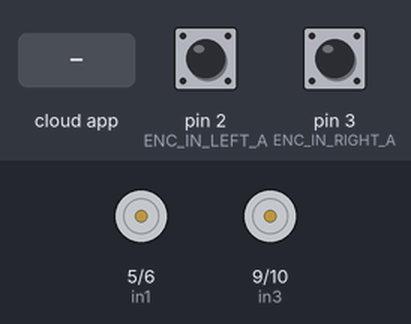
A sketch run on a simulated Arduino Uno, built with avr-gcc and run on an emulated ATmega328P. Shown: motor-driver pin pairs drawn as motors (green arrow = first pin HIGH = forward, orange = second pin HIGH = backward, longer = more drive). Inputs (shaded band) come from the test bench; at power-on: pin 2 (ENC_IN_LEFT_A) HIGH, pin 3 (ENC_IN_RIGHT_A) HIGH. The ROS host is connected and sends only what is stated.

Above: at 1.2 s.
1.3 s: the phone or cloud app sets linear.x to -100
At 2.0 s:
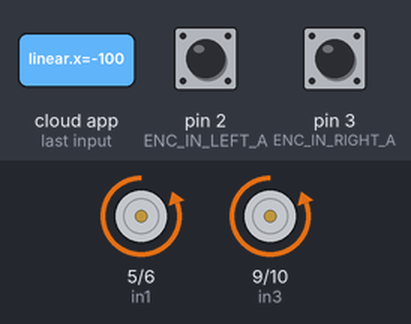
2.8 s: the phone or cloud app sets linear.x to 100
At 4.0 s:
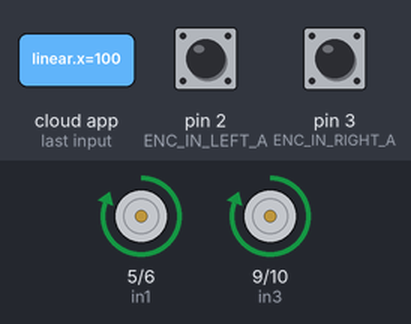
Timing chart, 0 to 5.8 s (numbered marks = the images above; inputs shaded):
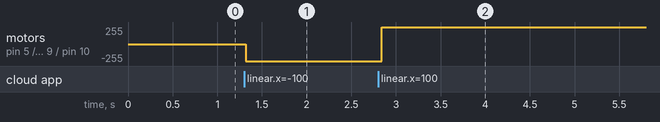

The sketch:

tick_counter.ino
```cpp
#include <ros.h>
#include <std_msgs/Int16.h>
#include <geometry_msgs/Twist.h>

ros::NodeHandle nh;

// Encoder output to Arduino Interrupt pin. Tracks the tick count.
#define ENC_IN_LEFT_A 2
#define ENC_IN_RIGHT_A 3

// Other encoder output to Arduino to keep track of wheel direction
// Tracks the direction of rotation.
#define ENC_IN_LEFT_B 4
#define ENC_IN_RIGHT_B 8

#define in1 5
#define in2 6

#define in3 9
#define in4 10

#define MAX_SPEED 255

#define WHEEL_DISTANCE 0.201
#define mps_ticks 224.299082191

float left_speed_setpoint = 0;
float right_speed_setpoint = 0;

float left_speed_actual = 0;
float right_speed_actual = 0;

// True = Forward; False = Reverse
boolean Direction_left = true;
boolean Direction_right = true;

// Minumum and maximum values for 16-bit integers
const long encoder_minimum = -32768;
const long encoder_maximum = 32768;


// One-second interval for measurements
int interval = 100;
long previousMillis = 0;
long currentMillis = 0;


// PID Parameter

double Kp = 10.0; // Proportional gain
double Ki = 0.0001; // Integral gain
double Kd = 0.001; // Derivative gain

double integral_left, integral_right, prev_error_left, prev_error_right;


std_msgs::Int16 right_wheel_tick_count;
std_msgs::Int16 left_wheel_tick_count;

// Increment the number of ticks
void right_wheel_tick() {

  // Read the value for the encoder for the right wheel
  int val = digitalRead(ENC_IN_RIGHT_B);

  if(val == LOW) {
    Direction_right = false; // Reverse
  }
  else {
    Direction_right = true; // Forward
  }

  if (Direction_right) {

    if (right_wheel_tick_count.data == encoder_maximum) {
      right_wheel_tick_count.data = encoder_minimum;
    }
    else {
      right_wheel_tick_count.data++;
    }
  }
  else {
    if (right_wheel_tick_count.data == encoder_minimum) {
      right_wheel_tick_count.data = encoder_maximum;
    }
    else {
      right_wheel_tick_count.data--;
    }
  }
}


// Increment the number of ticks
void left_wheel_tick() {

  // Read the value for the encoder for the left wheel
  int val = digitalRead(ENC_IN_LEFT_B);

  if(val == LOW) {
    Direction_left = true; // Reverse
  }
  else {
    Direction_left = false; // Forward
  }

  if (Direction_left) {
    if (left_wheel_tick_count.data == encoder_maximum) {
      left_wheel_tick_count.data = encoder_minimum;
    }
    else {
      left_wheel_tick_count.data++;
    }
  }
  else {
    if (left_wheel_tick_count.data == encoder_minimum) {
      left_wheel_tick_count.data = encoder_maximum;
    }
    else {
      left_wheel_tick_count.data--;
    }
  }
}


// MOTOR CONTROL FUNCTION

void cmdVelCallback(const geometry_msgs::Twist &msg)
{

  float linearVel = msg.linear.x;
  float angularVel = msg.angular.z;

  // Calculate motor speeds based on the robot's wheel distance
  left_speed_setpoint = (linearVel - (WHEEL_DISTANCE * angularVel) / 2)*mps_ticks;
  right_speed_setpoint = (linearVel + (WHEEL_DISTANCE * angularVel) / 2)*mps_ticks;

}


void setLeftMotorSpeed(int speed)
{
  if (speed > 0)
  {
    digitalWrite(in1, HIGH);
    digitalWrite(in2, LOW);
    if (speed > MAX_SPEED) speed = MAX_SPEED;
    analogWrite(in1, speed);
  }
  else if (speed < 0)
  {
    speed = -speed;
    digitalWrite(in1, LOW);
    digitalWrite(in2, HIGH);
    if (speed > MAX_SPEED) speed = MAX_SPEED;
    analogWrite(in2, speed);
  }
  else
  {
    digitalWrite(in1, LOW);
    digitalWrite(in2, LOW);
    analogWrite(in1, 0);
  }
}


// Function to set right motor speed
void setRightMotorSpeed(int speed)
{
  if (speed > 0)
  {
    digitalWrite(in3, HIGH);
    digitalWrite(in4, LOW);
    if (speed > 255)
    {
       speed = 255;
    }
    analogWrite(in3, speed);
  }
  else if (speed < 0)
  {
    speed = -speed;
    digitalWrite(in3, LOW);
    digitalWrite(in4, HIGH);
    if (speed > 255)
    {
      speed = 255;
    }
    analogWrite(in4, speed);
  }
  else
  {
    digitalWrite(in3, LOW);
    digitalWrite(in4, LOW);
    analogWrite(in3, 0);
  }
}


void pidControlLoop()
{
  // Read encoder values (AB encoders)
  // Calculate current left and right wheel speeds (in m/s)

  // Calculate errors
  double error_left = left_speed_setpoint - left_speed_actual;
  double error_right = right_speed_setpoint - right_speed_actual;

  // Update integral terms
  integral_left += error_left;
  integral_right += error_right;

  // Calculate PID control outputs
  double control_output_left = Kp * error_left + Ki * integral_left + Kd * (error_left - prev_error_left);
  double control_output_right = Kp * error_right + Ki * integral_right + Kd * (error_right - prev_error_right);


  setLeftMotorSpeed(control_output_left);
  setRightMotorSpeed(control_output_right);


  // Update previous errors
  prev_error_left = error_left;
  prev_error_right = error_right;
}


// declare publisher and subscriber

// Keep track of the number of wheel ticks
ros::Publisher rightPub("right_ticks", &right_wheel_tick_count);

ros::Publisher leftPub("left_ticks", &left_wheel_tick_count);

//Subscribe to cmdvel topic to control robot with rqt or other via cmd_vel
ros::Subscriber<geometry_msgs::Twist> cmdVelSub("cmd_vel", cmdVelCallback);


// start void setup
void setup()
{


  // Set pin states of the encoder
  pinMode(ENC_IN_LEFT_A , INPUT_PULLUP);
  pinMode(ENC_IN_LEFT_B , INPUT);
  pinMode(ENC_IN_RIGHT_A , INPUT_PULLUP);
  pinMode(ENC_IN_RIGHT_B , INPUT);

  // Every time the pin goes high, this is a tick
  attachInterrupt(digitalPinToInterrupt(ENC_IN_LEFT_A), left_wheel_tick, RISING);
  attachInterrupt(digitalPinToInterrupt(ENC_IN_RIGHT_A), right_wheel_tick, RISING);

  nh.getHardware()->setBaud(115200);
  nh.initNode();
  nh.advertise(rightPub);
  nh.advertise(leftPub);
  nh.subscribe(cmdVelSub);
}

//Doesn't finish yet
void loop()
{
  // Record the time
  currentMillis = millis();

  // If one second has passed, print the number of ticks
  if (currentMillis - previousMillis > interval)
  {
    previousMillis = currentMillis;

    left_speed_actual = 0; // Convert encoder ticks to speed (assuming 10 ms interval)
    right_speed_actual = 0; // Convert encoder ticks to speed (assuming 10 ms interval)
    pidControlLoop();

    rightPub.publish( &right_wheel_tick_count );
    leftPub.publish( &left_wheel_tick_count );
  }
  nh.spinOnce();
  delay(1);
}
```

Measured:
- after the input at 1.3 s, motor on pin 5 (in1) / pin 6 (in2), motor on pin 9 (in3) / pin 10 (in4): stopped → backward 255/255 at once
- after the input at 2.8 s, motor on pin 5 (in1) / pin 6 (in2), motor on pin 9 (in3) / pin 10 (in4): backward 255/255 → forward 255/255 at once
